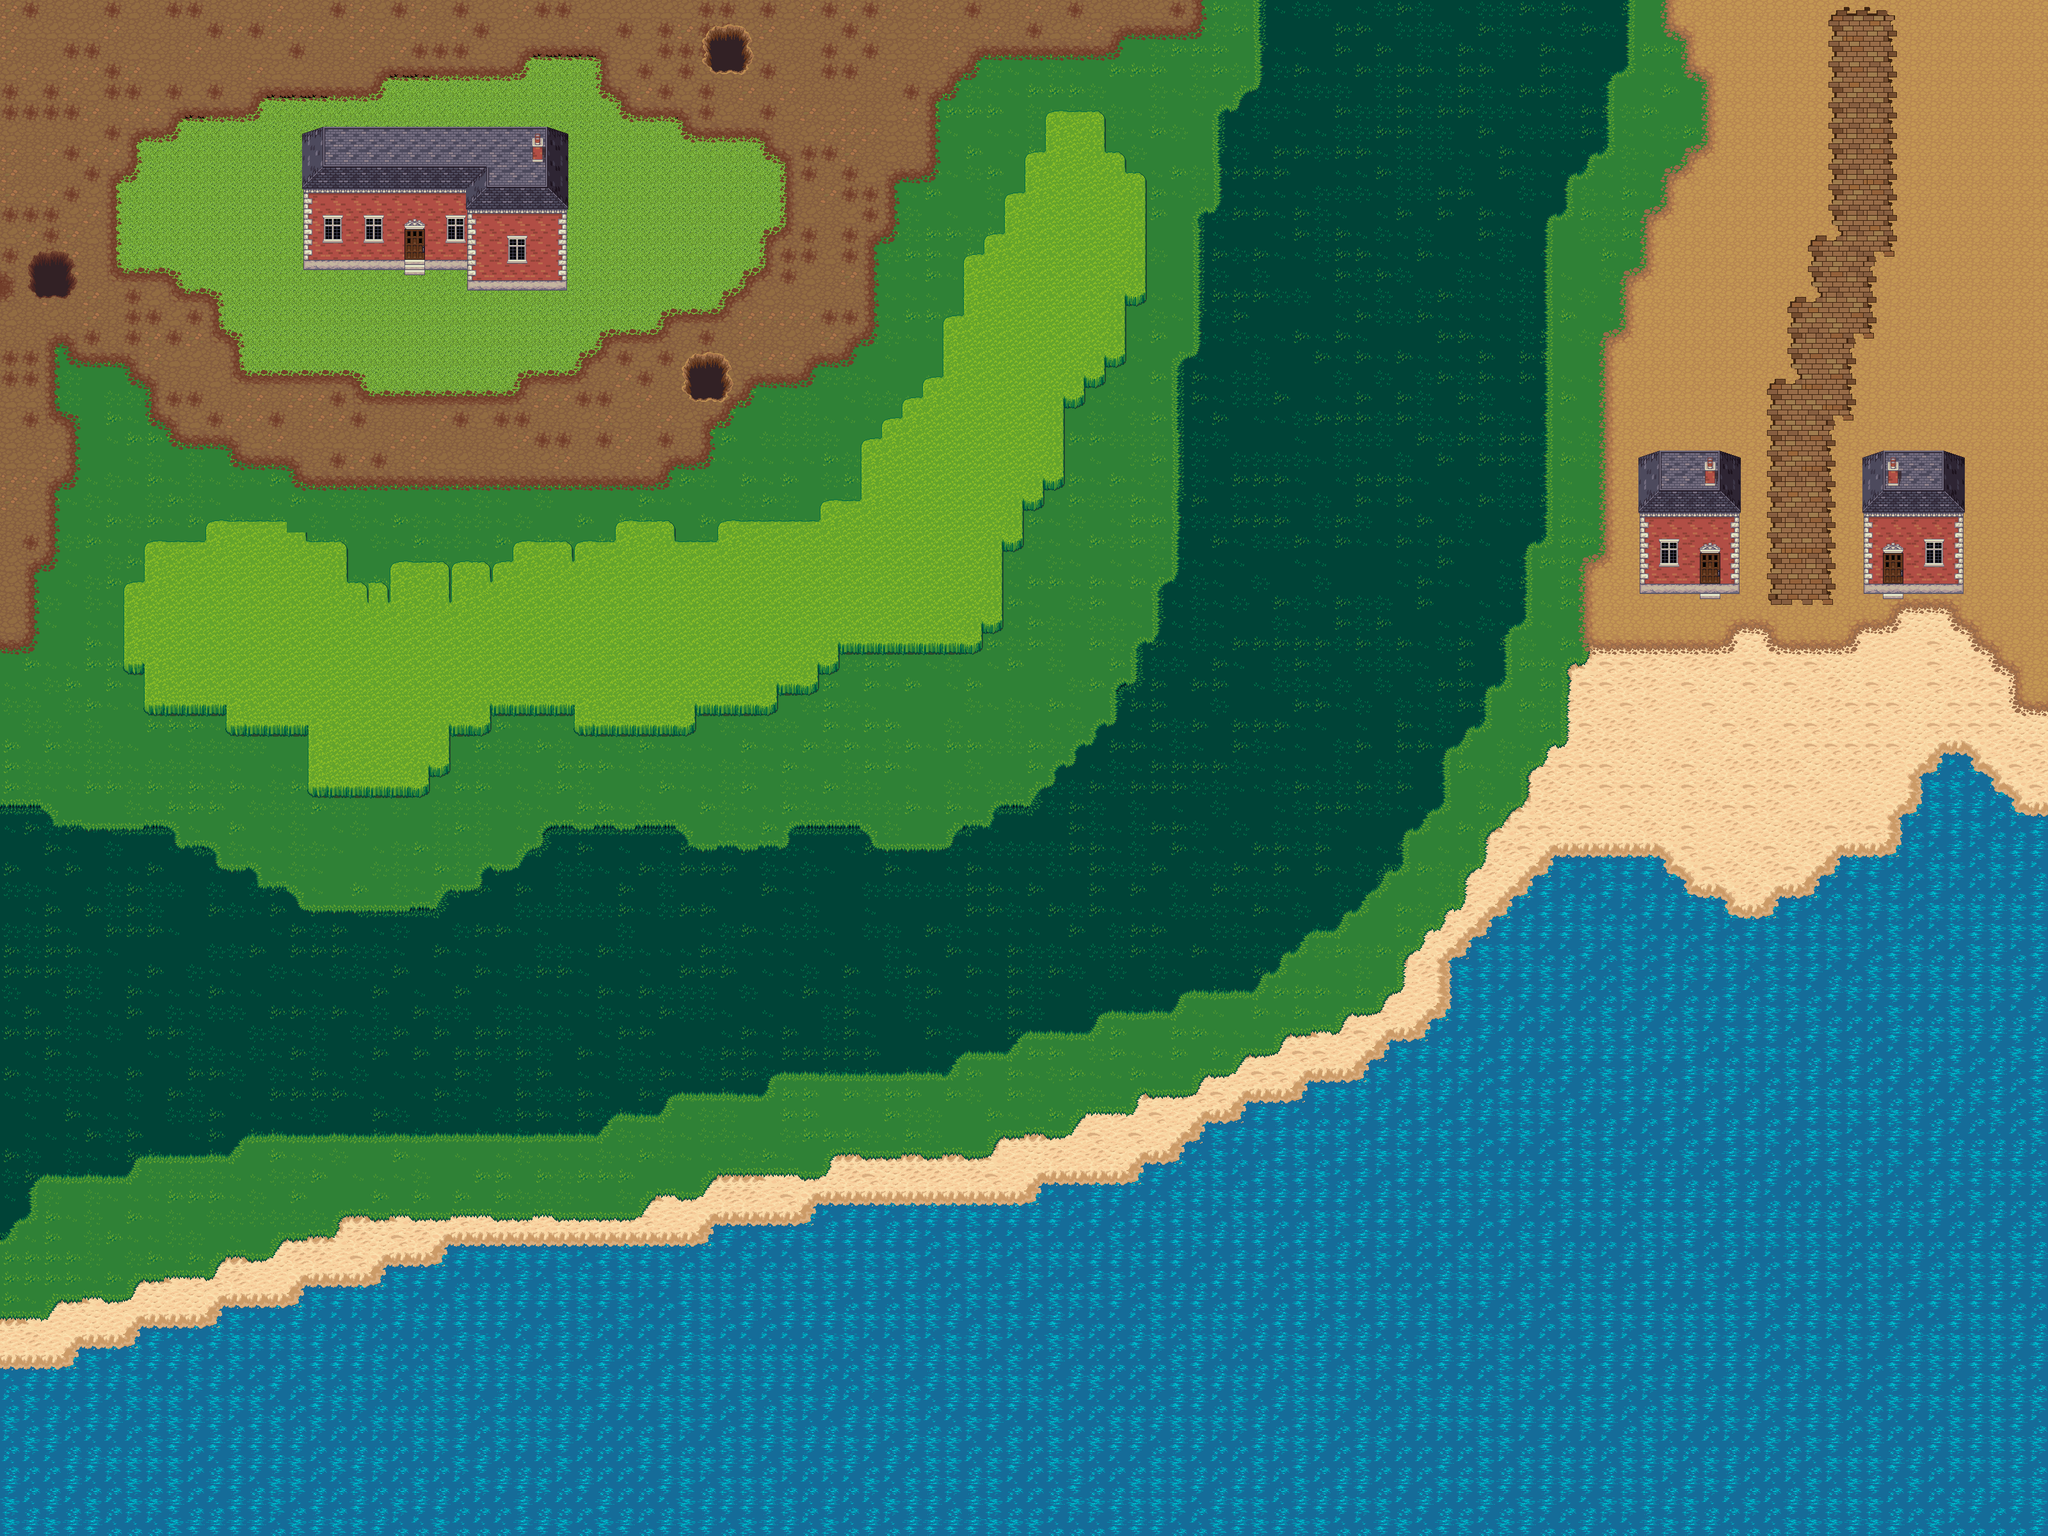

This is a level from a 2D game, rendered from its Tiled map with the project's own tilesets. A one-line summary and the map file follow, with tile-layer data summarised:
An orthogonal 100x75 tile map with 32x32 px tiles, 14 tile layers (water, grass2, grass1, grass3, ...), 2 tilesets and 5 objects.

<map version="1.4" tiledversion="1.4.3" orientation="orthogonal" renderorder="right-down" width="100" height="75" tilewidth="32" tileheight="32" infinite="0" nextlayerid="18" nextobjectid="18">
 <tileset firstgid="1" source="Terrain.tsx" />
 <tileset firstgid="1025" source="house.tsx" />
 <layer id="12" name="water" width="100" height="75">
  <data>[7500 cells, 2208 non-empty, 9 distinct tile ids]</data>
 </layer>
 <layer id="10" name="grass2" width="100" height="75">
  <data>[7500 cells, 2431 non-empty, 30 distinct tile ids]</data>
 </layer>
 <layer id="3" name="grass1" width="100" height="75">
  <data>[7500 cells, 2726 non-empty, 46 distinct tile ids]</data>
 </layer>
 <layer id="11" name="grass3" width="100" height="75">
  <data>[7500 cells, 567 non-empty, 13 distinct tile ids]</data>
 </layer>
 <layer id="2" name="dirt" width="100" height="75">
  <data>[7500 cells, 1353 non-empty, 25 distinct tile ids]</data>
 </layer>
 <layer id="8" name="holes" width="100" height="75">
  <data>[7500 cells, 27 non-empty, 18 distinct tile ids]</data>
 </layer>
 <layer id="5" name="house1_1" width="100" height="75" offsetx="120" offsety="70">
  <data>[7500 cells, 73 non-empty, 20 distinct tile ids]</data>
 </layer>
 <layer id="6" name="house1_2" width="100" height="75" offsetx="120" offsety="70">
  <data>[7500 cells, 38 non-empty, 22 distinct tile ids]</data>
 </layer>
 <layer id="7" name="house1_3" width="100" height="75" offsetx="120" offsety="70">
  <data>[7500 cells, 2 non-empty, 2 distinct tile ids]</data>
 </layer>
 <layer id="13" name="house2_1" width="100" height="75">
  <data>[7500 cells, 35 non-empty, 22 distinct tile ids]</data>
 </layer>
 <layer id="14" name="house2_2" width="100" height="75">
  <data>[7500 cells, 8 non-empty, 8 distinct tile ids]</data>
 </layer>
 <layer id="16" name="house3_1" width="100" height="75" offsetx="350" offsety="0">
  <data>[7500 cells, 35 non-empty, 22 distinct tile ids]</data>
 </layer>
 <layer id="15" name="house3_2" width="100" height="75" offsetx="350" offsety="0">
  <data>[7500 cells, 8 non-empty, 8 distinct tile ids]</data>
 </layer>
 <layer id="17" name="brick road" width="100" height="75">
  <data>[7500 cells, 128 non-empty, 17 distinct tile ids]</data>
 </layer>
 <objectgroup id="9" name="obstacles">
  <object id="3" x="1105.09" y="47.4129" width="63.2172" height="62.0015" />
  <object id="5" x="1073.48" y="558.621" width="63.2172" height="62.0015" />
  <object id="7" x="47.4129" y="399.362" width="63.2172" height="62.0015" />
  <object id="15" x="476.56" y="224.907" width="407.265" height="192.083" />
  <object id="17" x="730.645" y="416.99" width="153.18" height="31.6086" />
 </objectgroup>
</map>
